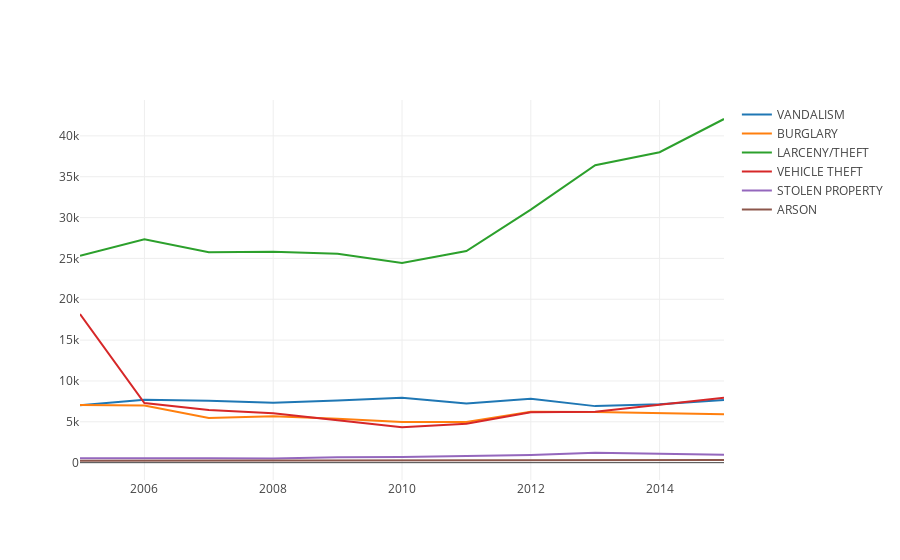

Source (notebook cell):
### Code cell
trace1 = go.Scatter(
    x=new[new['Category']=='VANDALISM'].Year,
    y=new[new['Category']=='VANDALISM'].IncidntNum,
    mode = 'lines',
    name = 'VANDALISM', # Style name/legend entry with html tags
    
)
trace2 = go.Scatter(
    x=new[new['Category']=='BURGLARY'].Year,
    y=new[new['Category']=='BURGLARY'].IncidntNum,
    name = 'BURGLARY',
    mode = 'lines'
)

trace3 = go.Scatter(
    x=new[new['Category']=='LARCENY/THEFT'].Year,
    y=new[new['Category']=='LARCENY/THEFT'].IncidntNum,
    name = 'LARCENY/THEFT',
    mode = 'lines'
)

trace4 = go.Scatter(
    x=new[new['Category']=='VEHICLE THEFT'].Year,
    y=new[new['Category']=='VEHICLE THEFT'].IncidntNum,
    name = 'VEHICLE THEFT',
    mode = 'lines'
)
trace5 = go.Scatter(
    x=new[new['Category']=='STOLEN PROPERTY'].Year,
    y=new[new['Category']=='STOLEN PROPERTY'].IncidntNum,
    name = 'STOLEN PROPERTY',
    mode = 'lines'
)
trace6 = go.Scatter(
    x=new[new['Category']=='ARSON'].Year,
    y=new[new['Category']=='ARSON'].IncidntNum,
    name = 'ARSON',
    mode = 'lines'
)

data = [trace1, trace2, trace3, trace4, trace5, trace6]

#offline.plot(data, filename='multiple line-mode.html')
#plotly.offline.plot(fig)
iplot(data)

### Figure 1 — Plotly figure (JSON) as saved in the notebook; plotly's stock layout.template omitted (floating-point values rounded to 4 significant figures)
{"data": [{"mode": "lines", "name": "VANDALISM", "type": "scatter", "x": ["2005", "2006", "2007", "2008", "2009", "2010", "2011", "2012", "2013", "2014", "2015"], "y": [7013, 7688, 7566, 7342, 7604, 7934, 7243, 7808, 6921, 7165, 7675]}, {"mode": "lines", "name": "BURGLARY", "type": "scatter", "x": ["2005", "2006", "2007", "2008", "2009", "2010", "2011", "2012", "2013", "2014", "2015"], "y": [7071, 7004, 5454, 5679, 5379, 4966, 4987, 6243, 6195, 6066, 5931]}, {"mode": "lines", "name": "LARCENY/THEFT", "type": "scatter", "x": ["2005", "2006", "2007", "2008", "2009", "2010", "2011", "2012", "2013", "2014", "2015"], "y": [25319, 27352, 25770, 25807, 25585, 24446, 25905, 30976, 36412, 38003, 42068]}, {"mode": "lines", "name": "VEHICLE THEFT", "type": "scatter", "x": ["2005", "2006", "2007", "2008", "2009", "2010", "2011", "2012", "2013", "2014", "2015"], "y": [18194, 7291, 6460, 6053, 5183, 4346, 4762, 6183, 6241, 7108, 7943]}, {"mode": "lines", "name": "STOLEN PROPERTY", "type": "scatter", "x": ["2005", "2006", "2007", "2008", "2009", "2010", "2011", "2012", "2013", "2014", "2015"], "y": [540, 575, 527, 518, 660, 680, 785, 932, 1224, 1084, 959]}, {"mode": "lines", "name": "ARSON", "type": "scatter", "x": ["2005", "2006", "2007", "2008", "2009", "2010", "2011", "2012", "2013", "2014", "2015"], "y": [231, 240, 246, 248, 222, 209, 203, 237, 248, 253, 311]}], "layout": {}}
